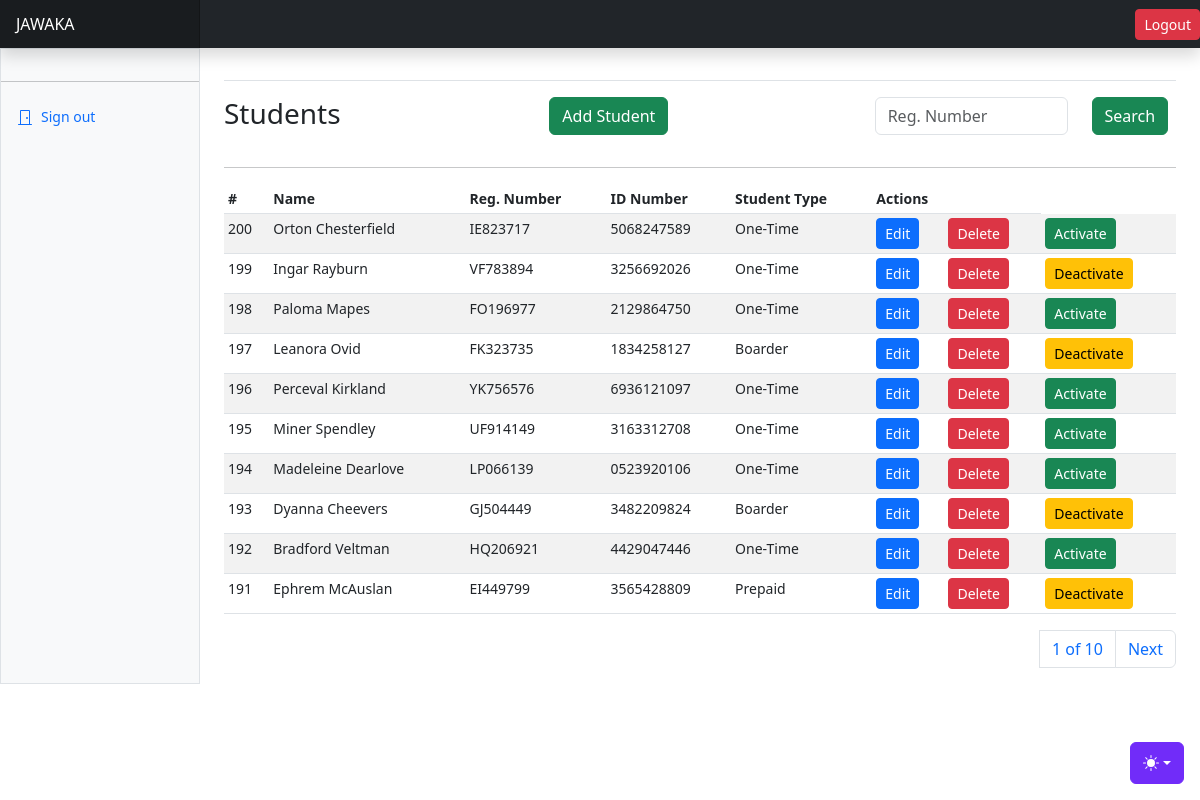
The page /students/ on the database its author committed.
### apps/students/models.py (models this page shows, shortened)
class Student(AbstractBaseModel):
    user = models.OneToOneField("users.User", on_delete=models.CASCADE)
    student_type = models.CharField(max_length=255, choices=STUDENT_TYPES)
    registration_number = models.CharField(max_length=255)
    status = models.CharField(max_length=255, choices=STUDENT_STATUS)

### apps/users/models.py (models this page shows, shortened)
class User(AbstractUser):
    role = models.CharField(choices=ROLE_CHOICES, max_length=32, null=True)
    phone_number = models.CharField(max_length=255, null=True)
    id_number = models.CharField(max_length=255, null=True)
    gender = models.CharField(max_length=255, null=True)

### apps/students/views.py (the view)
# urls.py: path("students/", include("apps.students.urls")),
def students(request):
    students = Student.objects.all().order_by("-created")
    paginator = Paginator(students, 10)
    page_number = request.GET.get("page")
    page_obj = paginator.get_page(page_number)
    context = {
        "students": students,
        "page_obj": page_obj
    }
    return render(request, "students/students.html", context)

### templates/students/students.html (shortened to what this page needs)
{% extends "base.html" %}
{% block content %}
<div class="row">
    <div class="col-4">
        <h3>Students</h3>
    </div>
    <div class="col-4">
        <a class="btn btn-success" data-bs-toggle="modal" data-bs-target="#newStudentModal">Add Student</a>
    </div>
    <div class="col-4">
      <form>
        <div class="input-group mb-3">
          <div class="row">
            <div class="col-8">
              <input type="text" class="form-control" placeholder="Reg. Number" >
            </div>
            <div class="col-4">
              <button class="btn btn-success">Search</button>
            </div>
          </div>
        </div>
      </form>
    </div>
</div>
<hr/>
      <div class="table-responsive small">
        <table class="table table-striped table-sm">
          <thead>
            <tr>
              <th scope="col">#</th>
              <th scope="col">Name</th>
              <th scope="col">Reg. Number</th>
              <th scope="col">ID Number</th>
              <th scope="col">Student Type</th>
              <th scope="col" colspan="2">Actions</th>
            </tr>
          </thead>
          <tbody>
            {% for student in page_obj %}
            <tr>
              <td>{{student.id}}</td>
              <td>{{student.user.first_name}} {{student.user.last_name}}</td>
              <td>{{student.registration_number}}</td>
              <td>{{student.user.id_number}}</td>
              <td>{{student.student_type}}</td>
              <td><a class="btn btn-primary btn-sm" data-bs-toggle="modal" data-bs-target="#editStudentModal{{ student.id }}">Edit</a></td>
              <td><a class="btn btn-danger btn-sm" data-bs-toggle="modal" data-bs-target="#deleteStudentModal{{ student.id }}">Delete</a></td>
              {% if student.status == "Active" %}
              <td>
                <a href="{% url 'activate-deactivate-student' student.id %}" class="btn btn-warning btn-sm">Deactivate</a>
              </td>
              {% else %}
              <td>
                <a href="{% url 'activate-deactivate-student' student.id %}" class="btn btn-success btn-sm">Activate</a>
              </td>
              {% endif %}
            </tr>
            {% endfor %}
          </tbody>
        </table>
        <div>
          <nav aria-label="Page navigation example">
            <ul class="pagination justify-content-end">
              <a class="page-link" href="#">{{ page_obj.number }} of {{ page_obj.paginator.num_pages }}</a>
              {% if page_obj.has_next %}
              <li class="page-item"><a class="page-link" href="?page={{ page_obj.next_page_number }}">Next</a></li>
              {% endif %}
            </ul>
          </nav>
        </div>
      </div>
{% endblock content %}

### rows shown on the page
Student: id "200", user.first_name "Orton", user.last_name "Chesterfield", registration_number "IE823717", user.id_number "5068247589", student_type "One-Time", status "Activate"
Student: id "199", user.first_name "Ingar", user.last_name "Rayburn", registration_number "VF783894", user.id_number "3256692026", student_type "One-Time", status "Deactivate"
Student: id "198", user.first_name "Paloma", user.last_name "Mapes", registration_number "FO196977", user.id_number "2129864750", student_type "One-Time", status "Activate"
Student: id "197", user.first_name "Leanora", user.last_name "Ovid", registration_number "FK323735", user.id_number "1834258127", student_type "Boarder", status "Deactivate"
Student: id "196", user.first_name "Perceval", user.last_name "Kirkland", registration_number "YK756576", user.id_number "6936121097", student_type "One-Time", status "Activate"
Student: id "195", user.first_name "Miner", user.last_name "Spendley", registration_number "UF914149", user.id_number "3163312708", student_type "One-Time", status "Activate"
Student: id "194", user.first_name "Madeleine", user.last_name "Dearlove", registration_number "LP066139", user.id_number "0523920106", student_type "One-Time", status "Activate"
Student: id "193", user.first_name "Dyanna", user.last_name "Cheevers", registration_number "GJ504449", user.id_number "3482209824", student_type "Boarder", status "Deactivate"
Student: id "192", user.first_name "Bradford", user.last_name "Veltman", registration_number "HQ206921", user.id_number "4429047446", student_type "One-Time", status "Activate"
Student: id "191", user.first_name "Ephrem", user.last_name "McAuslan", registration_number "EI449799", user.id_number "3565428809", student_type "Prepaid", status "Deactivate"

### other values the page prints
{{ page_obj.number }} "1"
{{ page_obj.paginator.num_pages }} "10"
